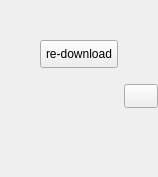
<?xml version="1.0" encoding="UTF-8"?>
<ui version="4.0">
 <class>UBTActionWidget</class>
 <widget class="QWidget" name="UBTActionWidget">
  <property name="geometry">
   <rect>
    <x>0</x>
    <y>0</y>
    <width>158</width>
    <height>177</height>
   </rect>
  </property>
  <property name="sizePolicy">
   <sizepolicy hsizetype="Fixed" vsizetype="Fixed">
    <horstretch>0</horstretch>
    <verstretch>0</verstretch>
   </sizepolicy>
  </property>
  <property name="minimumSize">
   <size>
    <width>158</width>
    <height>177</height>
   </size>
  </property>
  <property name="maximumSize">
   <size>
    <width>158</width>
    <height>177</height>
   </size>
  </property>
  <property name="windowTitle">
   <string>Form</string>
  </property>
  <widget class="QLabel" name="thumbnailLbl">
   <property name="geometry">
    <rect>
     <x>0</x>
     <y>0</y>
     <width>158</width>
     <height>108</height>
    </rect>
   </property>
   <property name="sizePolicy">
    <sizepolicy hsizetype="Fixed" vsizetype="Fixed">
     <horstretch>0</horstretch>
     <verstretch>0</verstretch>
    </sizepolicy>
   </property>
   <property name="minimumSize">
    <size>
     <width>158</width>
     <height>108</height>
    </size>
   </property>
   <property name="maximumSize">
    <size>
     <width>158</width>
     <height>108</height>
    </size>
   </property>
   <property name="text">
    <string/>
   </property>
  </widget>
  <widget class="QPushButton" name="downloadBtn">
   <property name="geometry">
    <rect>
     <x>124</x>
     <y>84</y>
     <width>34</width>
     <height>24</height>
    </rect>
   </property>
   <property name="sizePolicy">
    <sizepolicy hsizetype="Fixed" vsizetype="Fixed">
     <horstretch>0</horstretch>
     <verstretch>0</verstretch>
    </sizepolicy>
   </property>
   <property name="minimumSize">
    <size>
     <width>34</width>
     <height>24</height>
    </size>
   </property>
   <property name="maximumSize">
    <size>
     <width>34</width>
     <height>24</height>
    </size>
   </property>
   <property name="focusPolicy">
    <enum>Qt::NoFocus</enum>
   </property>
   <property name="text">
    <string/>
   </property>
  </widget>
  <widget class="QLabel" name="nameLbl">
   <property name="geometry">
    <rect>
     <x>10</x>
     <y>120</y>
     <width>138</width>
     <height>16</height>
    </rect>
   </property>
   <property name="sizePolicy">
    <sizepolicy hsizetype="Fixed" vsizetype="Fixed">
     <horstretch>0</horstretch>
     <verstretch>0</verstretch>
    </sizepolicy>
   </property>
   <property name="minimumSize">
    <size>
     <width>138</width>
     <height>16</height>
    </size>
   </property>
   <property name="maximumSize">
    <size>
     <width>138</width>
     <height>16</height>
    </size>
   </property>
   <property name="text">
    <string/>
   </property>
  </widget>
  <widget class="QLabel" name="statusLbl">
   <property name="geometry">
    <rect>
     <x>10</x>
     <y>150</y>
     <width>138</width>
     <height>12</height>
    </rect>
   </property>
   <property name="sizePolicy">
    <sizepolicy hsizetype="Fixed" vsizetype="Fixed">
     <horstretch>0</horstretch>
     <verstretch>0</verstretch>
    </sizepolicy>
   </property>
   <property name="minimumSize">
    <size>
     <width>138</width>
     <height>12</height>
    </size>
   </property>
   <property name="maximumSize">
    <size>
     <width>138</width>
     <height>12</height>
    </size>
   </property>
   <property name="text">
    <string/>
   </property>
  </widget>
  <widget class="QLabel" name="actionCoverLbl">
   <property name="geometry">
    <rect>
     <x>0</x>
     <y>0</y>
     <width>158</width>
     <height>108</height>
    </rect>
   </property>
   <property name="text">
    <string/>
   </property>
  </widget>
  <widget class="QPushButton" name="redownloadBtn">
   <property name="geometry">
    <rect>
     <x>40</x>
     <y>40</y>
     <width>78</width>
     <height>28</height>
    </rect>
   </property>
   <property name="sizePolicy">
    <sizepolicy hsizetype="Fixed" vsizetype="Fixed">
     <horstretch>0</horstretch>
     <verstretch>0</verstretch>
    </sizepolicy>
   </property>
   <property name="minimumSize">
    <size>
     <width>78</width>
     <height>28</height>
    </size>
   </property>
   <property name="maximumSize">
    <size>
     <width>78</width>
     <height>28</height>
    </size>
   </property>
   <property name="focusPolicy">
    <enum>Qt::NoFocus</enum>
   </property>
   <property name="text">
    <string>re-download</string>
   </property>
  </widget>
 </widget>
 <resources/>
 <connections/>
</ui>
